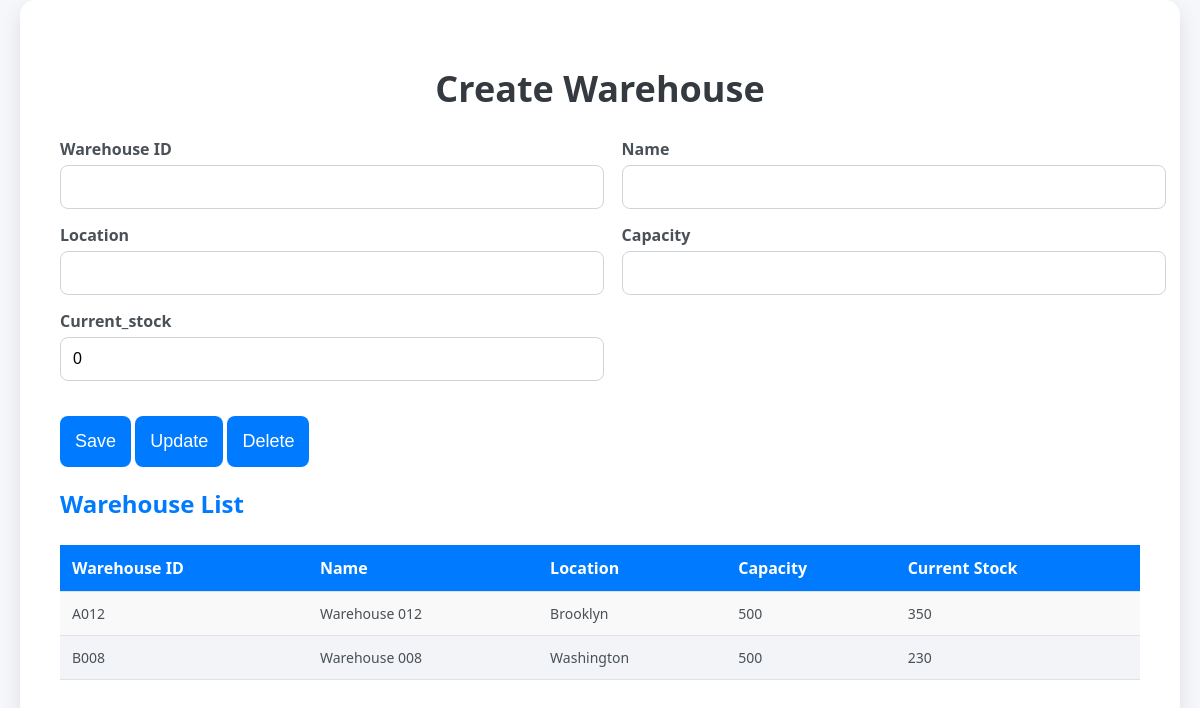
/warehouse (signed in), run on the app's committed database.
### member/models.py (models this page shows, shortened)
class Warehouse(models.Model):
    warehouse_id = models.CharField(max_length=10, unique=True)
    name = models.CharField(max_length=100)
    location = models.CharField(max_length=200)
    capacity = models.PositiveIntegerField()  # Sức chứa (số lượng sản phẩm có thể lưu trữ)
    current_stock = models.PositiveIntegerField(default=0)  # Số lượng sản phẩm hiện có trong kho

### member/views.py (the view)
# urls.py: path('warehouse', views.loadWarehouse, name='warehouse'),
def loadWarehouse(request):
    if request.user.role != 'admin' and request.user.role != 'manager':
        return render(request, 'error.html')
    if request.method == 'POST':
        form = WarehouseForm(request.POST)
        if form.is_valid():
            form.save()
            return redirect('warehouse')
    else:
        form = WarehouseForm()
    warehouse = Warehouse.objects.all()
    return render(request, 'Warehouse.html', {'form': form, 'Warehouse': warehouse})

### member/forms.py
class WarehouseForm(forms.ModelForm):
    class Meta:
        model = Warehouse
        fields = ['warehouse_id', 'name', 'location', 'capacity', 'current_stock']  # Include all fields from the model
        widgets = {
            'warehouse_id': forms.TextInput(attrs={'class': 'form-input'}),
            'name': forms.TextInput(attrs={'class': 'form-input'}),
            'location': forms.TextInput(attrs={'class': 'form-input'}),
            'capacity': forms.NumberInput(attrs={'class': 'form-input'}),
            'current_stock': forms.NumberInput(attrs={'class': 'form-input'}),
        }

### member/template/Warehouse.html (shortened to what this page needs)
{% load static %}
<!DOCTYPE html>
<html lang="en">
<head>
    <link rel="stylesheet" href="{% static 'css/Warehouse.css' %}">
</head>
<body>
    <div class="container">
        <h1>Create Warehouse</h1>
        <div class="form-container" >
            <form method="post" id="main-form">
                <div class="form-row-group">
                    <div class="form-row">
                        <label for="{{ form.warehouse_id.id_for_label }}">Warehouse ID</label>
                        {{ form.warehouse_id }}
                    </div>
                    <div class="form-row">
                        <label for="{{ form.name.id_for_label }}">Name</label>
                        {{ form.name }}
                    </div>
                </div>
                <div class="form-row-group">
                    <div class="form-row">
                        <label for="{{ form.location.id_for_label }}">Location</label>
                        {{ form.location }}
                    </div>
                    <div class="form-row">
                        <label for="{{ form.capacity.id_for_label }}">Capacity</label>
                        {{ form.capacity }}
                    </div>
                </div>
                <div class="form-row-group">
                    <div class="form-row">
                        <label for="{{ form.current_stock.id_for_label }}">Current_stock</label>
                        {{ form.current_stock }}
                    </div>
                </div>
                <button type="submit">Save</button>
                <button type="button" id="update-button">Update</button>
                <button type="button" id="delete-button">Delete</button>
            </form>
        </div>
        <div class="grid-container">
            <h2>Warehouse List</h2>
            <table>
                <thead>
                    <tr>
                        <th>Warehouse ID</th>
                        <th>Name</th>
                        <th>Location</th>
                        <th>Capacity</th>
                        <th>Current Stock</th>
                    </tr>
                </thead>
                <tbody>
                    {% for Warehouse in Warehouse %}
                    <tr>
                        <td>{{ Warehouse.warehouse_id }}</td>
                        <td>{{ Warehouse.name }}</td>
                        <td>{{ Warehouse.location }}</td>
                        <td>{{ Warehouse.capacity }}</td>
                        <td>{{ Warehouse.current_stock }}</td>
                    </tr>
                    {% empty %}
                    <tr>
                        <td colspan="12">No Warehouses found.</td>
                    </tr>
                    {% endfor %}
                </tbody>
            </table>
        </div>
    </div>
</body>
</html>

### member/static/css/Warehouse.css (style rules this page uses)
body { font-family: 'Segoe UI', Tahoma, Geneva, Verdana, sans-serif; margin: 0; padding: 0; display: flex; justify-content: center; align-items: center; background-color: #f5f7fa; color: #343a40; }
.container { width: 90%; max-width: 1100px; background: #ffffff; padding: 40px; border-radius: 15px; box-shadow: 0 8px 20px rgba(0, 0, 0, 0.1); }
h1 { text-align: center; color: #343a40; margin-bottom: 25px; font-size: 36px; font-weight: 700; }
h2 { color: #007bff; font-size: 24px; margin-bottom: 15px; }
.form-row-group { display: flex; flex-wrap: wrap; justify-content: space-between; margin-bottom: 15px; }
.form-row { display: flex; flex-direction: column; width: 48%; }
.form-row label { font-size: 16px; font-weight: 600; color: #495057; margin-bottom: 5px; }
.form-row input, .form-row select, textarea { width: 100%; padding: 12px; border: 1px solid #ced4da; border-radius: 8px; font-size: 16px; transition: all 0.3s ease; }
button { margin-top: 20px; padding: 15px; background-color: #007bff; color: #fff; border: none; border-radius: 8px; cursor: pointer; font-size: 18px; transition: background-color 0.3s ease; }
.grid-container table { width: 100%; border-collapse: collapse; margin-top: 25px; background-color: #f9f9f9; }
.grid-container th, .grid-container td { padding: 12px; text-align: left; border-bottom: 1px solid #dee2e6; }
.grid-container th { background-color: #007bff; color: white; font-weight: 600; }
.grid-container td { font-size: 14px; color: #495057; }
.grid-container tr:nth-child(even) { background-color: #f2f4f7; }

### data on the page
Warehouse: warehouse_id "A012", name "Warehouse 012", location "Brooklyn", capacity "500", current_stock "350"
Warehouse: warehouse_id "B008", name "Warehouse 008", location "Washington", capacity "500", current_stock "230"
